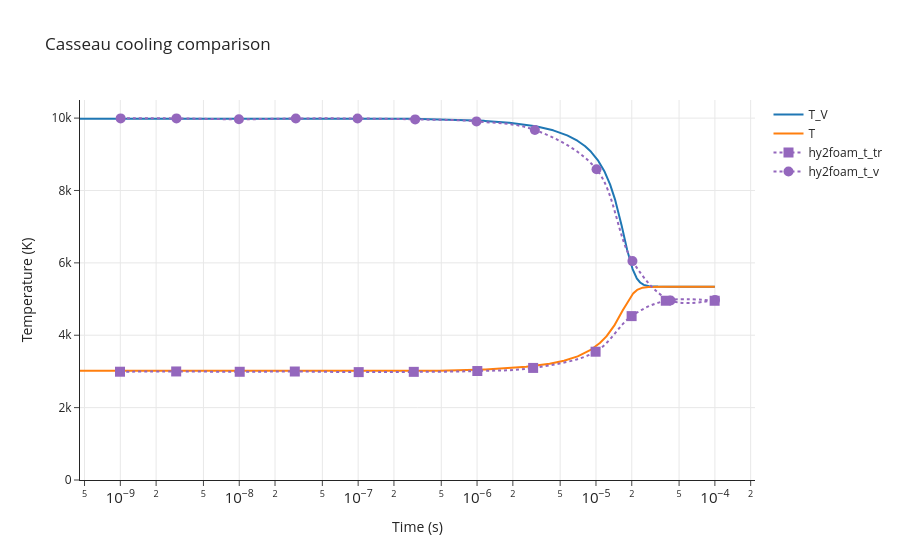

The cell this chart's notebook holds for it:
### Code cell
make_temperature_reference_plot(
    result=cooling_result,
    reference_csv=RESULTS_DIR / 'casseau_figure_3_1_cooling.csv',
    title='Casseau cooling comparison',
    yaxis_range=[0, 10500],
    T_eq=7623.3,
)

### Figure 1 — Plotly figure (JSON) as saved in the notebook; plotly's stock layout.template omitted (floating-point values rounded to 4 significant figures; data arrays with more than 128 entries replaced by an {"elided": "..."} marker saying what was removed)
{"data": [{"mode": "lines", "name": "T_V", "type": "scatter", "x": {"elided": "10001 float values"}, "y": {"elided": "10001 float values"}}, {"mode": "lines", "name": "T", "type": "scatter", "x": {"elided": "10001 float values"}, "y": {"elided": "10001 float values"}}, {"line": {"dash": "dot", "shape": "spline", "smoothing": 1}, "marker": {"color": "#9467bd", "size": 10, "symbol": "square"}, "mode": "markers+lines", "name": "hy2foam_t_tr", "type": "scatter", "x": [9.937e-10, 2.95e-09, 1.009e-08, 2.933e-08, 1.011e-07, 2.937e-07, 1.005e-06, 2.962e-06, 9.927e-06, 1.994e-05, 3.865e-05, 9.952e-05], "y": [2992.0, 2999.0, 2991.0, 2998.0, 2981.0, 2988.0, 3011.0, 3097.0, 3545.0, 4529.0, 4953.0, 4953.0]}, {"line": {"dash": "dot", "shape": "spline", "smoothing": 1}, "marker": {"color": "#9467bd", "size": 10, "symbol": "circle"}, "mode": "markers+lines", "name": "hy2foam_t_v", "type": "scatter", "x": [1.006e-09, 2.966e-09, 9.935e-09, 2.991e-08, 9.879e-08, 3.017e-07, 9.892e-07, 3.064e-06, 1.011e-05, 2.025e-05, 4.24e-05, 0.0001002], "y": [9992.0, 9991.0, 9967.0, 9990.0, 9989.0, 9965.0, 9909.0, 9672.0, 8584.0, 6048.0, 4961.0, 4976.0]}], "layout": {"shapes": [{"line": {"color": "black", "dash": "dash"}, "type": "line", "x0": 0, "x1": 1, "xref": "x domain", "y0": 7623.0, "y1": 7623.0, "yref": "y"}], "title": {"text": "Casseau cooling comparison"}, "xaxis": {"exponentformat": "power", "showexponent": "all", "showgrid": true, "title": {"text": "Time (s)"}, "type": "log"}, "yaxis": {"range": [0, 10500], "showgrid": true, "title": {"text": "Temperature (K)"}}}}
